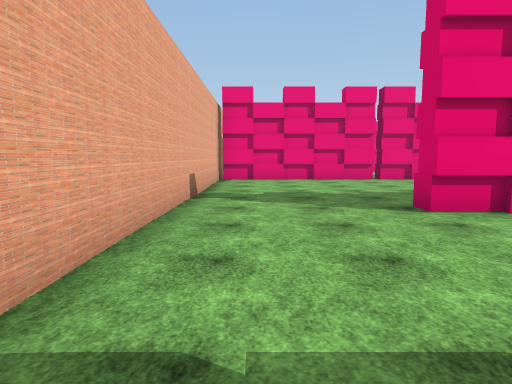
[1] (above)

24 first-person views from a walk through a 3-D level made in the Unity game engine. The camera is 1.5 m above the floor, tilts 6° down and sees 75° across. The floor is counted in squares, 2 m on a side. Each view is taken from the middle of a square. On the plan, view 1 faces up. The plan holds only what a view shows up to about 11 squares ahead; the rest is blank. The place goes on beyond the plan. Some trees and plants on the terrain are drawn as simple stand-ins. Some surface patterns are stand-ins.

[2]
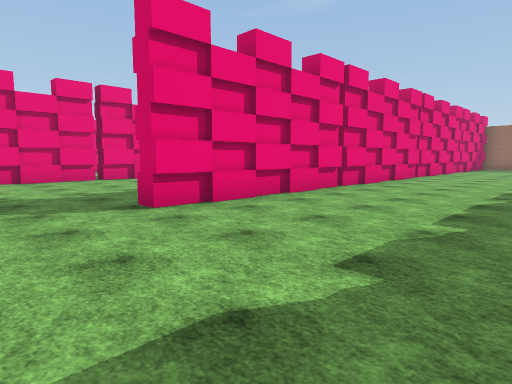

[3]
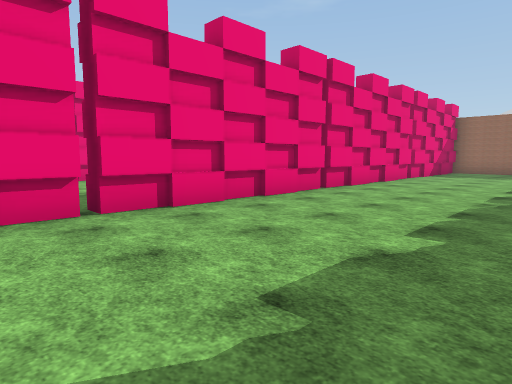

[4]
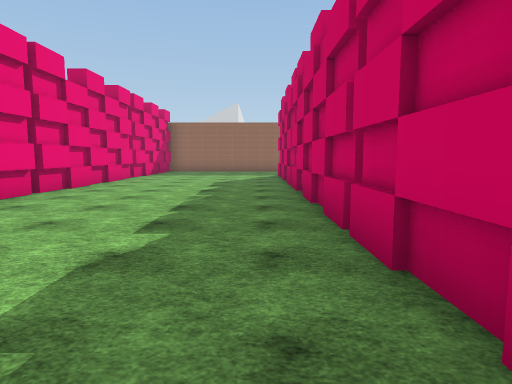

[5]
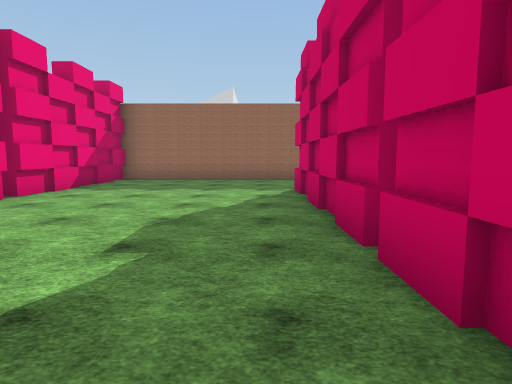

[6]
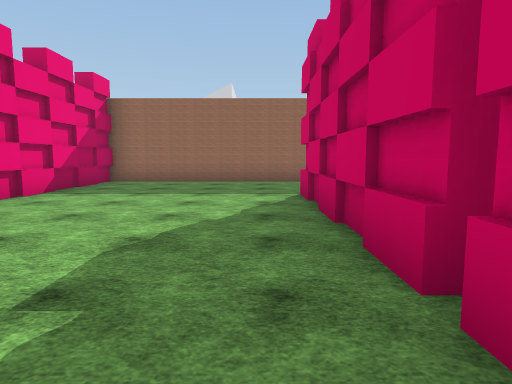

[7]
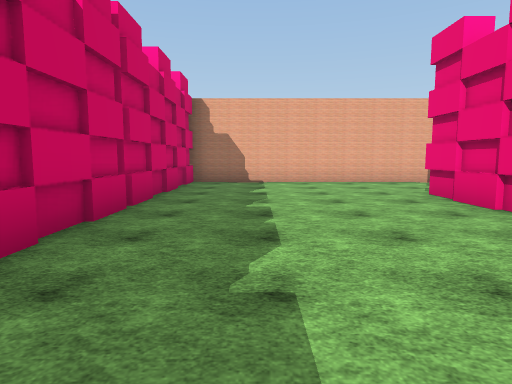

[8]
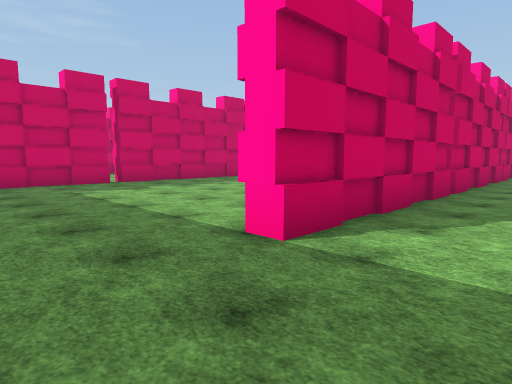

[9]
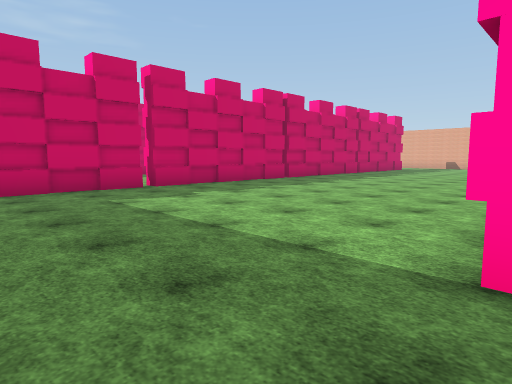

[10]
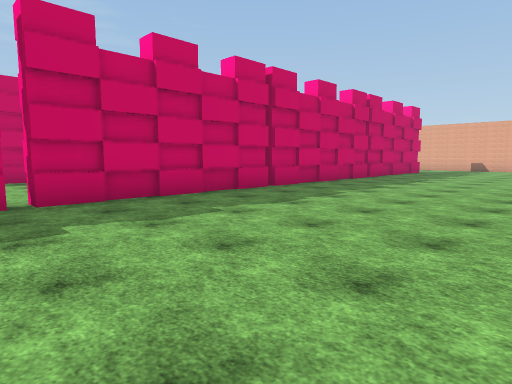

[11]
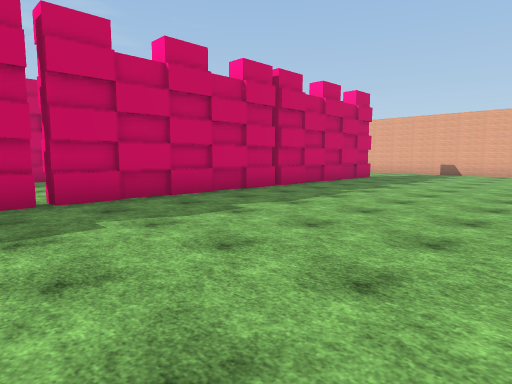

[12]
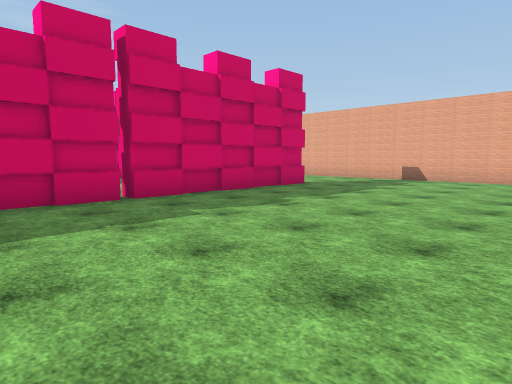

[13]
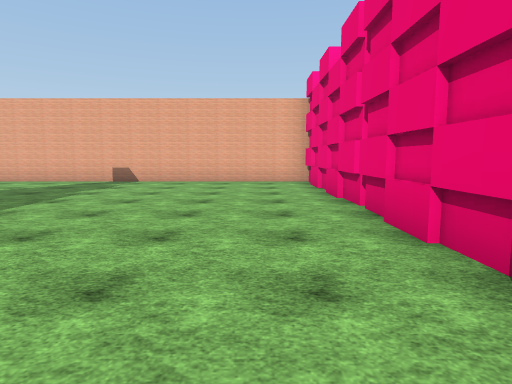

[14]
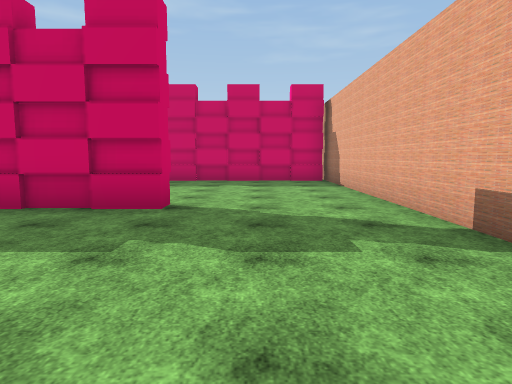

[15]
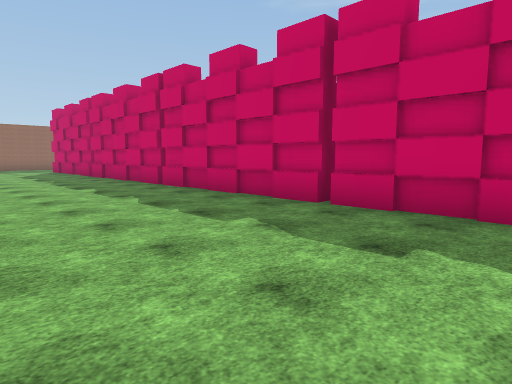

[16]
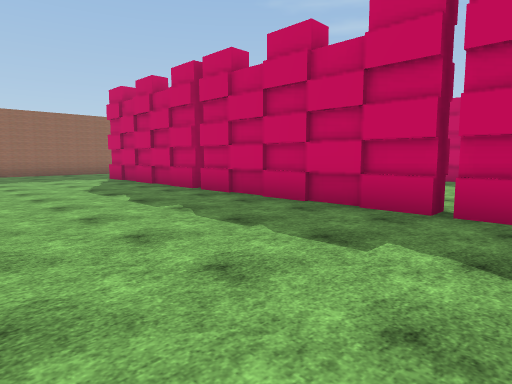

[17]
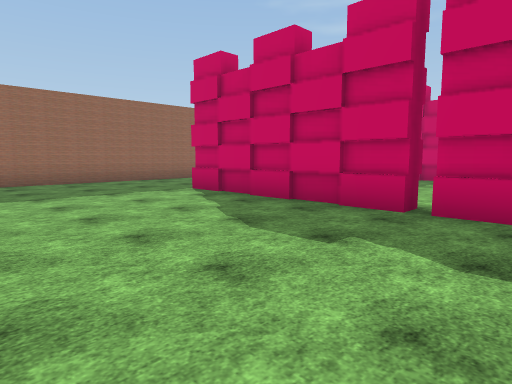

[18]
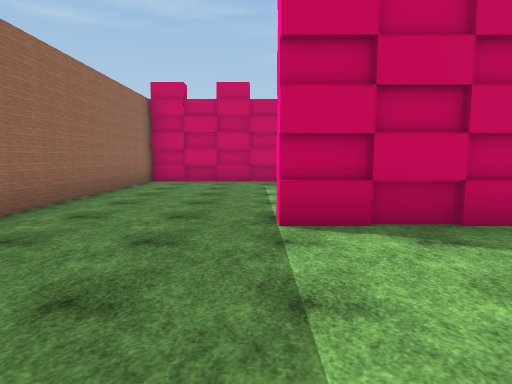

[19]
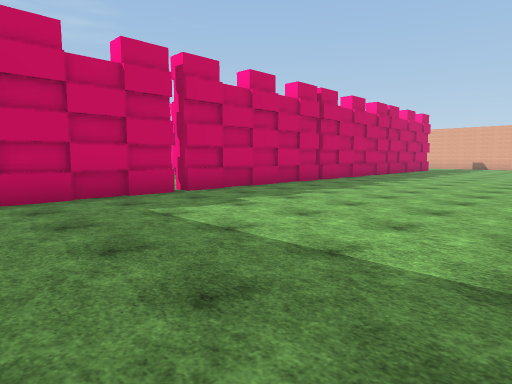

[20]
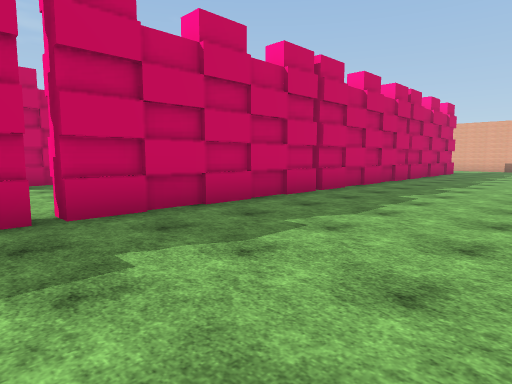

[21]
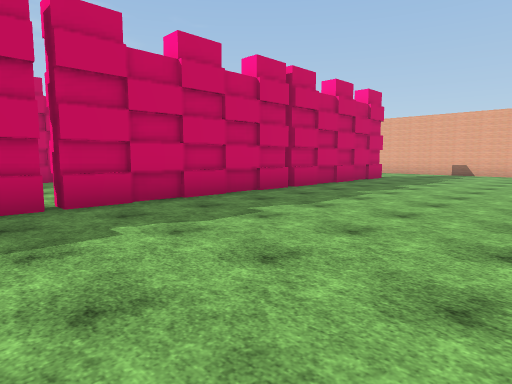

[22]
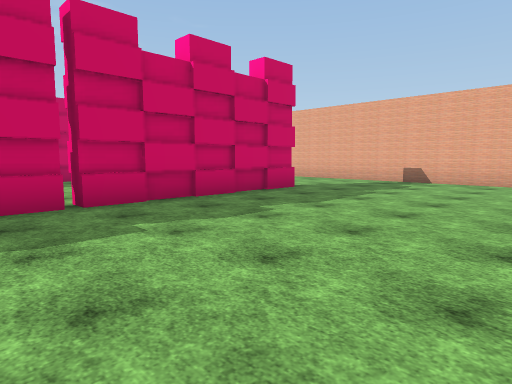

[23]
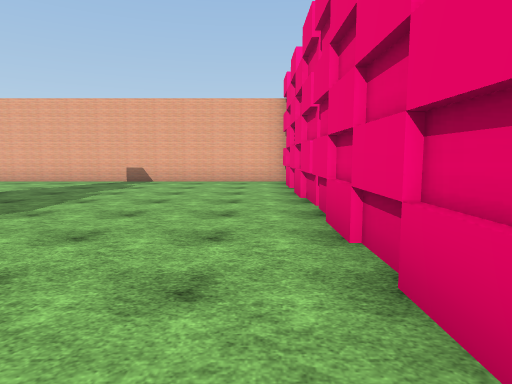

[24]
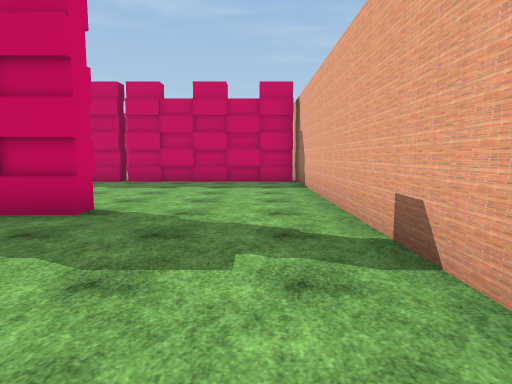

### Floor plan
Points are (right, up) in squares from view 1. A wall is a line through its corners. A room is listed if a view was taken in it or the views show most of it. See-through windows are left out.
Room 1 (views 1, 2, 3, 4, 5, 6, 7, 8, 9, 10, 11, 12, 13, 14, 15, 16, 17, 18, 19, 20, 21, 22, 23, 24)
walls: (9.4, -0.9) (14.5, -0.9); (7.1, -1.4) (4.1, -1.4); (14.7, -0.9) (19.7, -0.9) (19.7, -1.6); (18.1, -8.7) (21, -8.7); (14.7, -14.6) (19.7, -14.6) (19.7, -15.1); (8, -15.1) (-1.1, -15.1); (2.4, -9.4) (2.4, -8.7) (17.8, -8.7) (17.8, -9.4); (3.9, -1.4) (-0.6, -1.4); (4.1, -0.9) (9.2, -0.9); (7.6, 4.2) (7.6, 5); (17.9, 4.4) (2.4, 4.4) (2.4, 5); (23.2, -1.6) (23.2, 4.4) (18.2, 4.4) (18.2, 4.8); (-1.1, -0.9) (3.9, -0.9); (-1.1, -14.6) (14.5, -14.6); (12.8, -21.4) (17.8, -21.4) (17.8, -22); (7.5, -21.4) (12.6, -21.4); (18.1, -21.4) (23.2, -21.4) (23.2, -11.2); (2.4, -22) (2.4, -21.4) (7.3, -21.4); (5.2, 11.1) (4.1, 11.1); (4, 11.1) (-1.3, 11.1) (-1.2, -27.2) (6.1, -27.2); (16.5, -27.2) (17.1, -27.2); (4.1, -27.8) (4.1, -27.1)
ways out: gap at (4, -15); gap at (4, -1); gap at (4, 11); gap at (9, -15); gap at (9, -1); gap at (9, 11); gap at (13, -22); gap at (13, 5); gap at (15, -15); gap at (15, -1)

Positions as (right, up) in squares from view 1, and headings:
1: (0, 0), facing up
2: (0, 0), facing up-right
3: (6, 0), facing up-right
4: (6, 0), facing right
5: (12, 0), facing right
6: (13, 0), facing right
7: (9, 1), facing left
8: (22, 1), facing down-left
9: (22, -1), facing down-left
10: (19, -3), facing down-left
11: (14, -3), facing down-left
12: (10, -3), facing down-left
13: (9, -3), facing left
14: (1, -4), facing down
15: (1, -10), facing down-right
16: (8, -10), facing down-right
17: (13, -10), facing down-right
18: (20, -11), facing down
19: (22, -15), facing down-left
20: (19, -17), facing down-left
21: (14, -16), facing down-left
22: (9, -16), facing down-left
23: (9, -16), facing left
24: (0, -17), facing down
